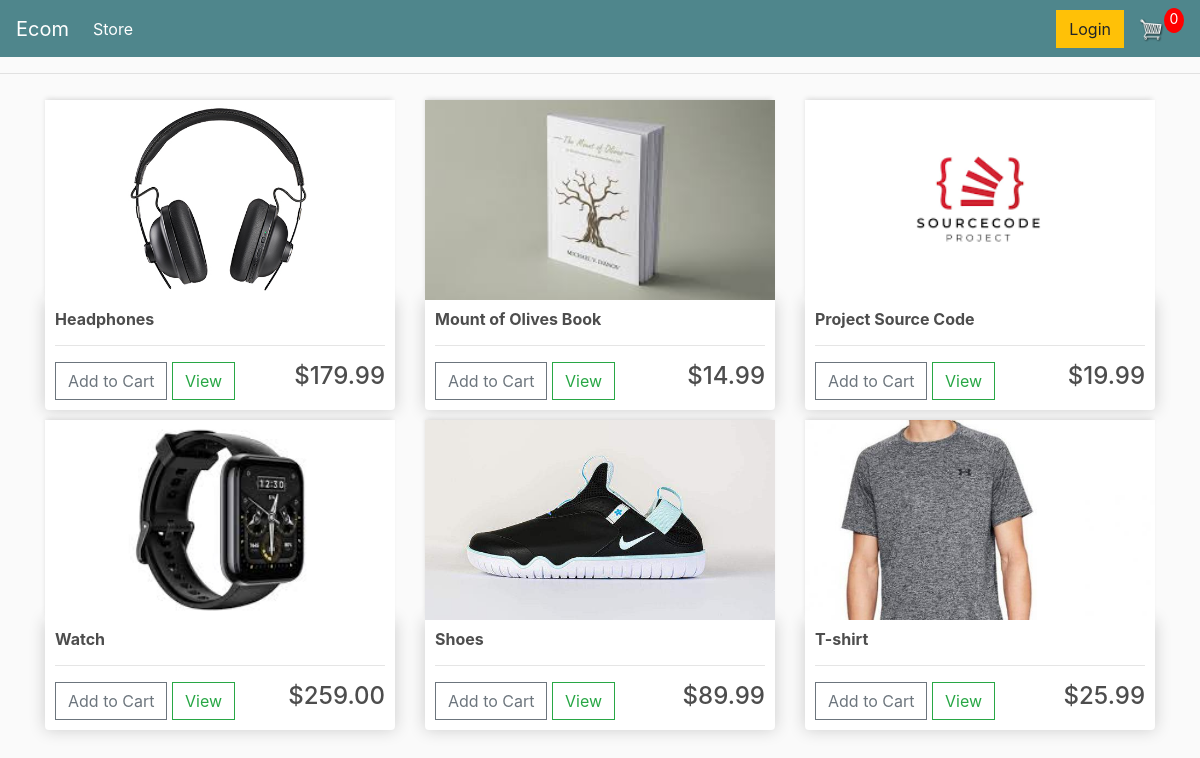
The page / on the database its author committed.
### store/models.py (models this page shows, shortened)
class Product(models.Model):
    name = models.CharField(max_length=200)
    price = models.DecimalField(max_digits=7,decimal_places=2)
    digital = models.BooleanField(default=False,null=True,blank=True)
    image = models.ImageField(null=True, blank=True)
    @property
    def ImageUrl(self):
        try:
            url = self.image.url
        except:
            url = ''
        return url

### store/views.py (the view)
# urls.py: path('', include('store.urls')),
def store(request):
    if request.user.is_authenticated:
        customer = request.user.customer
        order, created = Order.objects.get_or_create(customer = customer, complete=False)
        items = order.orderitem_set.all()
        cartItems = order.get_cart_items
    else:
        cookieData = cookieCart(request)
        cartItems = cookieData['cartItems']
        order = cookieData['order']
        items = cookieData['items']
    products = Product.objects.all()
    context = {'products':products, 'cartItems':cartItems}
    return render(request, 'store/store.html',context)

### store/utils.py (called while the page is built, shortened)
def cookieCart(request):
        try:
            cart = json.loads(request.COOKIES['cart'])
        except:
            cart={}
            print('Cart:', cart)
        items = []
        order = {'get_cart_total':0, 'get_cart_items':0,'shipping':False}
        cartItems = order['get_cart_items']
        return{'cartItems': cartItems, 'order':order, 'items':items}

### store/templates/store/store.html
{% extends 'store/main.html' %}
{% load static %}
{% block body %}
<div class="row">
      {% for product in products %}
	<div class="col-lg-4">
        <img class="thumbnail" src="{{product.ImageUrl}}" alt="">
		<div class="box-element product">
            <h6><strong>{{product.name}}</strong></h6>
            <hr>
            <button data-product="{{product.id}}" data-action="add" class="btn btn-outline-secondary add-btn update-cart">Add to Cart</button>
            <a class="btn btn-outline-success" href="">View</a>
            <h4 style = "display:inline-block; float:right">${{product.price|floatformat:2}}</h4>
		</div>
	</div>
      {% endfor %}
</div>
{% endblock  %}

### store/templates/store/main.html (shortened to what this page needs)
<!DOCTYPE html>
{% load static %}
<html>
<head>
	<link rel="stylesheet" href="https://stackpath.bootstrapcdn.com/bootstrap/4.4.1/css/bootstrap.min.css">
	<link rel="stylesheet" type="text/css" href="{% static 'css/main.css' %}">
</head>
<body>
    <nav class="navbar navbar-expand-lg navbar-dark bg-dark">
        <a class="navbar-brand" href="{% url 'store' %}">Ecom</a>
        <div class="collapse navbar-collapse" id="navbarSupportedContent">
          <ul class="navbar-nav mr-auto">
            <li class="nav-item active">
              <a class="nav-link" href="{% url 'store' %}">Store <span class="sr-only">(current)</span></a>
            </li>
          </ul>
          <div class="form-inline my-2 my-lg-0">
               <a href="#"class="btn btn-warning">Login</a>
               <a href="{% url 'cart' %}">
                  <img  id="cart-icon" src="{% static 'img/cart.png' %}">
              </a>
              <p id="cart-total">{{cartItems}}</p>
          </div>
        </div>
      </nav>
    <hr>
    <div class="container">
        {% block body %}
        {% endblock  %}
    </div>
</body>
</html>

### static/css/main.css (style rules this page uses)
body { background-color: hsl(0, 0%, 98%); }
h1,h2,h3,h4,h5,h6 { color:hsl(0, 0%, 30%); }
.box-element { box-shadow:hsl(0, 0%, 80%) 0 0 16px; background-color: #fff; border-radius: 4px; padding: 10px; }
.thumbnail { width: 100%; height: 200px; -webkit-box-shadow: -1px -3px 5px -2px rgba(214,214,214,1); -moz-box-shadow: -1px -3px 5px -2px rgba(214,214,214,1); box-shadow: -1px -3px 5px -2px rgba(214,214,214,1); }
.product { border-radius: 0 0 4px 4px; }
.bg-dark { background-color: #4f868c!important; }
#cart-icon { width:25px; display: inline-block; margin-left: 15px; }
#cart-total { display: block; text-align: center; color:#fff; background-color: red; width: 20px; height: 25px; border-radius: 50%; font-size: 14px; }
.col-lg-4, .col-lg-6, .col-lg-8, .col-lg-12 { margin-top: 10px; }
.btn { border-radius: 0; }

### rows shown on the page
Product: ImageUrl (picture), name "Headphones", price "179.99"
Product: ImageUrl (picture), name "Mount of Olives Book", price "14.99"
Product: ImageUrl (picture), name "Project Source Code", price "19.99"
Product: ImageUrl (picture), name "Watch", price "259.00"
Product: ImageUrl (picture), name "Shoes", price "89.99"
Product: ImageUrl (picture), name "T-shirt", price "25.99"

### other values the page prints
{{ cartItems }} "0"
